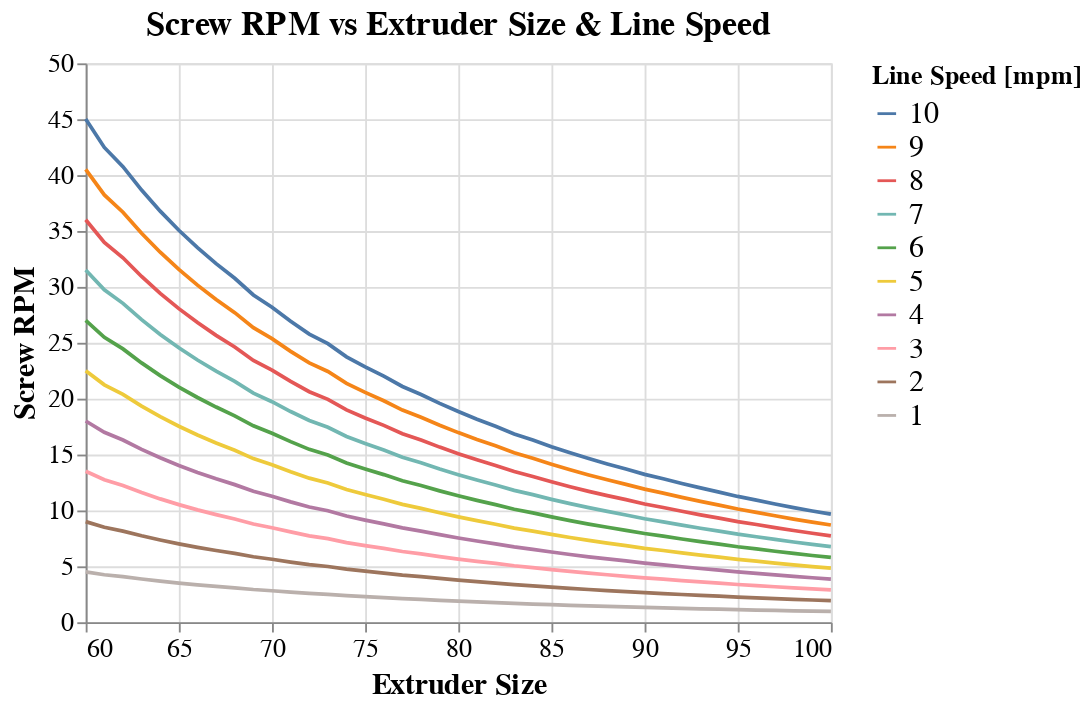

The notebook cell this image was saved under:
### Markdown cell above
### Generate a plot of the required screw RPM in cable extrusion process

`req_rpm_plot(outer_d, thickness, s_density, density_ratio=0.85, min_l_speed=1, max_l_speed=10, delta_l_speed=1, min_size=20, max_size=100, delta_size=1, depth_percent=0.05)` generates a plot containing the required screw RPM with respect to extruder size and line speed

### Code cell
req_rpm_plot(10, 2, 1000, min_size=60) # min_size was used to make the plot look better

### Figure 1 — Vega-Lite specification as saved in the notebook (floating-point values rounded to 4 significant figures; data arrays with more than 128 entries replaced by an {"elided": "..."} marker saying what was removed)
{"config": {"view": {"continuousWidth": 400, "continuousHeight": 300}, "axis": {"labelFontSize": 14, "titleFontSize": 16}, "legend": {"labelFontSize": 16, "titleFontSize": 14}, "title": {"fontSize": 18}}, "data": {"name": "data-b26b0d181a6cd7d182b4c8289541d045"}, "mark": "line", "encoding": {"color": {"field": "speed", "sort": {"field": "rpm", "op": "mean", "order": "descending"}, "title": "Line Speed [mpm]", "type": "nominal"}, "tooltip": [{"field": "size", "type": "quantitative"}, {"field": "speed", "type": "nominal"}, {"field": "rpm", "type": "quantitative"}], "x": {"field": "size", "scale": {"domain": [60, 100]}, "title": "Extruder Size", "type": "quantitative"}, "y": {"field": "rpm", "title": "Screw RPM", "type": "quantitative"}}, "title": "Screw RPM vs Extruder Size & Line Speed", "$schema": "https://vega.github.io/schema/vega-lite/v4.17.0.json", "datasets": {"data-b26b0d181a6cd7d182b4c8289541d045": {"elided": "410 records"}}}
